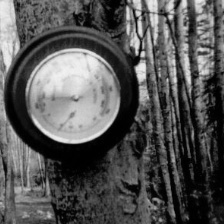
#> input picture images_preprocessed/001.jpg, 224 x 224 px; its folder holds 4 pictures in this run
$ python input_test.py
#> lines starting #> are read from the running program, lines starting #| are printed output that depends on the picture
# -*- coding: utf-8 -*-

import cv2
import numpy as np
import matplotlib.pyplot as plt
import matplotlib.patches as patches
np.random.seed(0)

def DoG(img, ksize=(5,5), sigma=1.3, k=1.6):
    # DoG filter as a model of LGN
    g1 = cv2.GaussianBlur(img, ksize, sigma)
    g2 = cv2.GaussianBlur(img, ksize, k*sigma)
    dog = g1 - g2
    return (dog - dog.min())/(dog.max()-dog.min())

# Preprocess of inputs
imgdirpath = "./images_preprocessed/"

imglist = []
for i in range(10):
    filepath = imgdirpath + "{0:03d}.jpg".format(i + 1)
    img_loaded = cv2.imread(filepath)[:, :, 0].astype(np.float32)
#> img_loaded: shape (224, 224) float32; min 0, max 242, mean 85.2
    img_loaded = DoG(img_loaded)
#> in DoG, `g1 = cv2.GaussianBlur(img, ksize, sigma)`:
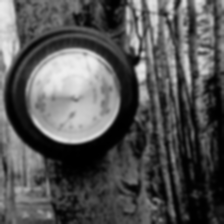
#> g1: shape (224, 224) float32; min 0, max 239.1, mean 85.2
#> in DoG, `dog = g1 - g2`:
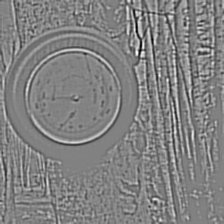
#> dog: shape (224, 224) float32; min -15.68, max 15.05, mean 0.00249; drawn with min black and max white
    #img_loaded = cv2.GaussianBlur(img_loaded, (5,5), 1.3)
    imglist.append(img_loaded)
#> pass 2 of the loop `for i in range(10):`:
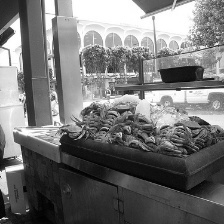
#> input picture images_preprocessed/002.jpg, 224 x 224 px
#> in DoG (call 2), `g1 = cv2.GaussianBlur(img, ksize, sigma)`:
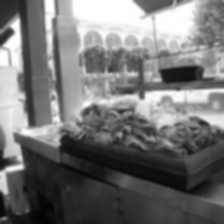
#> g1: shape (224, 224) float32; min 2.55, max 255, mean 116.7
#> in DoG (call 2), `dog = g1 - g2`:
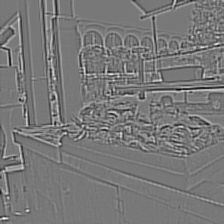
#> dog: shape (224, 224) float32; min -17.79, max 19.83, mean -0.00446; drawn with min black and max white
#> pass 3 of the loop `for i in range(10):`:
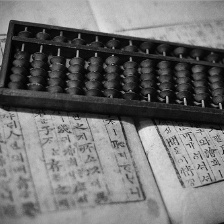
#> input picture images_preprocessed/003.jpg, 224 x 224 px
#> in DoG (call 3), `g1 = cv2.GaussianBlur(img, ksize, sigma)`:
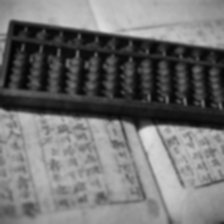
#> g1: shape (224, 224) float32; min 3.67, max 224.1, mean 112.8
#> in DoG (call 3), `dog = g1 - g2`:
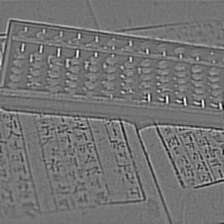
#> dog: shape (224, 224) float32; min -14.35, max 17.15, mean -0.000965; drawn with min black and max white
#> (the run stopped early here; a loop or call above may not have finished)
